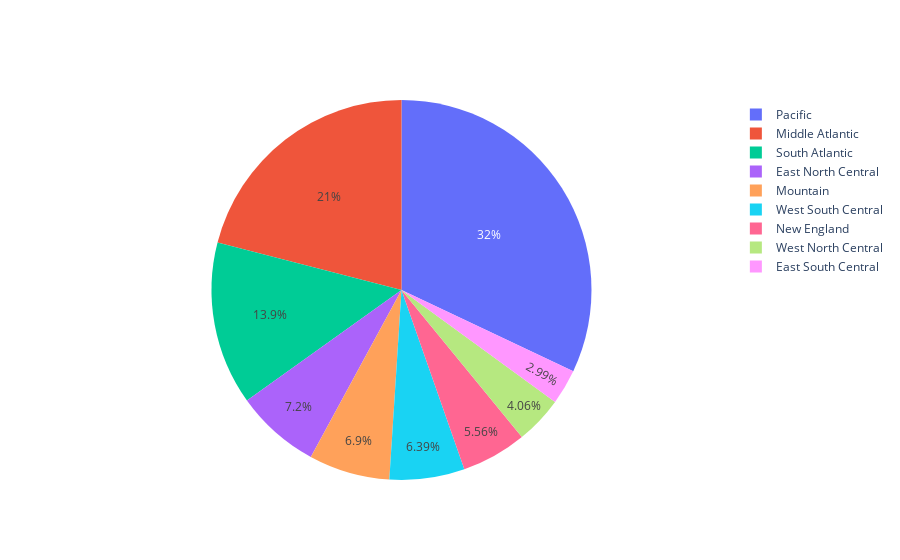

The code cell stored with this chart in its notebook:
### Code cell
fig = go.Figure(data=[go.Pie(labels=division_sum["Division"], values=division_sum["Overall Homeless sum"])])
fig.show()

### Figure 1 — Plotly figure (JSON) as saved in the notebook; plotly's stock layout.template omitted (floating-point values rounded to 4 significant figures)
{"data": [{"labels": ["East North Central", "East South Central", "Middle Atlantic", "Mountain", "New England", "Pacific", "South Atlantic", "West North Central", "West South Central"], "type": "pie", "values": [39408, 16357, 114807, 37749, 30402, 175298, 76078, 22213, 34952]}], "layout": {}}
